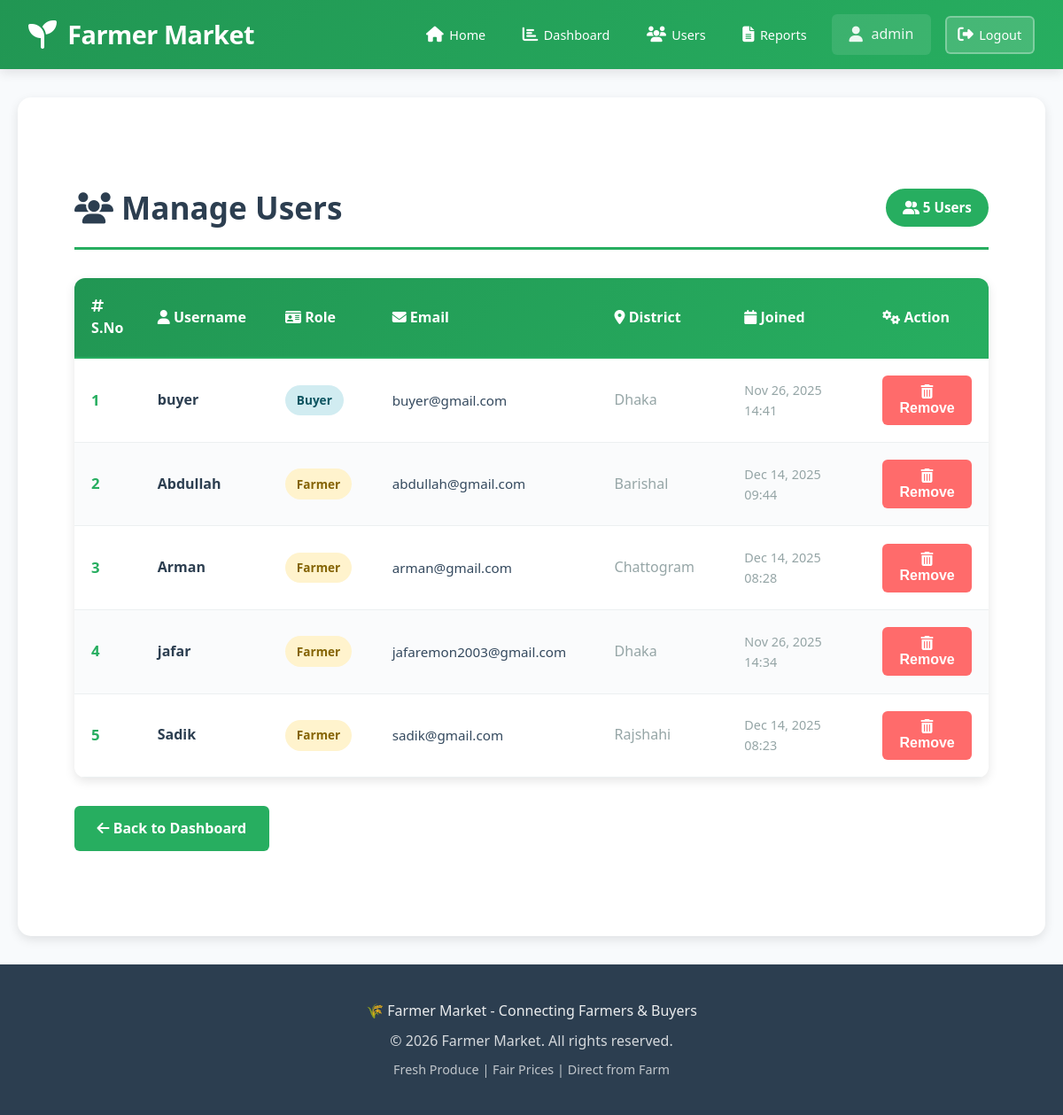
The app's page /pages/admin/users.php (signed in) with its own data.
### tables this page shows
CREATE TABLE users (
  id INT NOT NULL AUTO_INCREMENT,
  username VARCHAR(50) NOT NULL,
  password VARCHAR(255) NOT NULL,
  email VARCHAR(100) NOT NULL,
  role ENUM('buyer','farmer','admin') NOT NULL,
  district VARCHAR(100) DEFAULT NULL,
  profile_info TEXT,
  created_at TIMESTAMP DEFAULT CURRENT_TIMESTAMP,
  PRIMARY KEY (id),
  UNIQUE KEY username (username),
  UNIQUE KEY email (email)
);

### pages/admin/users.php (the view, shortened to what this page needs)
<?php
include "../../includes/config.php";
$sql = "SELECT id, username, email, role, district, created_at
        FROM users
        WHERE role IN ('farmer','buyer')
        ORDER BY role, username";
$users = $conn->query($sql);
include "../../includes/header.php";
?>
<div class="users-container">
    <div class="users-header">
        <h1><i class="fas fa-users"></i> Manage Users</h1>
        <span class="user-count"><i class="fas fa-user-group"></i> <?php echo $users->num_rows; ?> User<?php echo $users->num_rows !== 1 ? 's' : ''; ?></span>
    </div>
    <?php if ($users->num_rows === 0): ?>
        <div class="empty-state">
            <i class="fas fa-user-slash"></i>
            <h3>No farmers or buyers found</h3>
            <p>Currently, there are no active farmers or buyers in the system.</p>
        </div>
    <?php else: ?>
        <div class="users-table-wrapper">
            <table class="users-table">
                <thead>
                    <tr>
                        <th style="width: 5%;"><i class="fas fa-hashtag"></i> S.No</th>
                        <th style="width: 15%;"><i class="fas fa-user"></i> Username</th>
                        <th style="width: 12%;"><i class="fas fa-id-card"></i> Role</th>
                        <th style="width: 25%;"><i class="fas fa-envelope"></i> Email</th>
                        <th style="width: 15%;"><i class="fas fa-map-marker-alt"></i> District</th>
                        <th style="width: 18%;"><i class="fas fa-calendar"></i> Joined</th>
                        <th style="width: 10%;"><i class="fas fa-cogs"></i> Action</th>
                    </tr>
                </thead>
                <tbody>
                    <?php
                    $serial = 1;
                    while ($u = $users->fetch_assoc()):
                    ?>
                        <tr>
                            <td class="serial"><?php echo $serial++; ?></td>
                            <td class="username"><?php echo htmlspecialchars($u['username']); ?></td>
                            <td>
                                <span class="role-badge role-<?php echo $u['role']; ?>">
                                    <?php echo ucfirst($u['role']); ?>
                                </span>
                            </td>
                            <td class="email"><?php echo htmlspecialchars($u['email']); ?></td>
                            <td class="district"><?php echo htmlspecialchars($u['district']); ?></td>
                            <td class="joined"><?php echo date('M d, Y H:i', strtotime($u['created_at'])); ?></td>
                            <td>
                                <form method="POST"
                                      onsubmit="return confirm('⚠️ Are you sure? This will delete the user and all their data!');"
                                      style="display:inline;">
                                    <button type="submit" class="remove-btn">
                                        <i class="fas fa-trash-alt"></i> Remove
                                    </button>
                                </form>
                            </td>
                        </tr>
                    <?php endwhile; ?>
                </tbody>
            </table>
        </div>
    <?php endif; ?>
    <a href="/FARMER_MARKET/pages/admin/dashboard.php" class="back-link">
        <i class="fas fa-arrow-left"></i> Back to Dashboard
    </a>
</div>
<?php include "../../includes/footer.php"; ?>

### assets/css/style.css (style rules this page uses)
:root { --primary-color: #27ae60; --primary-dark: #219653; --primary-light: #6fcf97; --secondary-color: #f39c12; --accent-color: #3498db; --success: #27ae60; --warning: #f39c12; --danger: #e74c3c; --info: #3498db; --dark: #2c3e50; --gray-dark: #34495e; --gray: #95a5a6; --gray-light: #ecf0f1; --white: #ffffff; --shadow-sm: 0 2px 4px rgba(0,0,0,0.08); --shadow-md: 0 4px 12px rgba(0,0,0,0.1); --shadow-lg: 0 8px 24px rgba(0,0,0,0.12); --radius-sm: 6px; --radius-md: 10px; --radius-lg: 15px; --transition: all 0.3s ease; }
* { margin: 0; padding: 0; box-sizing: border-box; }
body { font-family: 'Segoe UI', Tahoma, Geneva, Verdana, sans-serif; line-height: 1.6; color: var(--dark); background: #f8fafc; min-height: 100vh; display: flex; flex-direction: column; }
form { max-width: 600px; margin: 2rem 0; }
button, .btn, input[type="submit"] { display: inline-block; padding: 0.85rem 2rem; background: var(--primary-color); color: var(--white); border: none; border-radius: var(--radius-sm); font-size: 1rem; font-weight: 600; cursor: pointer; transition: var(--transition); text-decoration: none; text-align: center; }

### pages/admin/users.php (style rules this page uses)
.users-container { max-width: 1200px; margin: 2rem auto; padding: 2rem; }
.users-header { display: flex; justify-content: space-between; align-items: center; margin-bottom: 2rem; border-bottom: 3px solid var(--primary-color); padding-bottom: 1rem; }
.users-header h1 { margin: 0; font-size: 2.2rem; color: var(--dark); border: none; }
.user-count { background: var(--primary-color); color: white; padding: 0.6rem 1.2rem; border-radius: 50px; font-weight: 600; font-size: 0.95rem; }
.users-table-wrapper { background: white; border-radius: 12px; overflow: hidden; box-shadow: var(--shadow-md); }
.users-table { width: 100%; border-collapse: collapse; }
.users-table thead { background: linear-gradient(135deg, var(--primary-dark), var(--primary-color)); color: white; }
.users-table th { padding: 1.2rem; text-align: left; font-weight: 600; border-bottom: 2px solid var(--primary-color); }
.users-table td { padding: 1.2rem; border-bottom: 1px solid #ecf0f1; }
.users-table tbody tr { transition: background 0.3s ease; }
.users-table tbody tr:nth-child(even) { background: #fafbfc; }
.serial { font-weight: 700; color: var(--primary-color); font-size: 1.05rem; }
.username { font-weight: 600; color: var(--dark); }
.role-badge { display: inline-block; padding: 0.4rem 0.8rem; border-radius: 20px; font-size: 0.85rem; font-weight: 600; text-align: center; }
.role-farmer { background: #fff3cd; color: #856404; }
.role-buyer { background: #d1ecf1; color: #0c5460; }
.email { color: var(--gray-dark); font-size: 0.95rem; }
.district { color: var(--gray); font-weight: 500; }
.joined { color: var(--gray); font-size: 0.9rem; }
.remove-btn { background: #ff6b6b; color: white; border: none; padding: 0.6rem 1.2rem; border-radius: 6px; cursor: pointer; transition: all 0.3s; font-weight: 600; }
.back-link { display: inline-block; margin-top: 2rem; padding: 0.8rem 1.6rem; background: var(--primary-color); color: white; text-decoration: none; border-radius: 6px; transition: all 0.3s; font-weight: 600; }

### records on screen
users: username "buyer", role "Buyer", email "buyer@gmail.com", district "Dhaka", created_at "Nov 26, 2025 14:41"
users: username "Abdullah", role "Farmer", email "abdullah@gmail.com", district "Barishal", created_at "Dec 14, 2025 09:44"
users: username "Arman", role "Farmer", email "arman@gmail.com", district "Chattogram", created_at "Dec 14, 2025 08:28"
users: username "jafar", role "Farmer", email "jafaremon2003@gmail.com", district "Dhaka", created_at "Nov 26, 2025 14:34"
users: username "Sadik", role "Farmer", email "sadik@gmail.com", district "Rajshahi", created_at "Dec 14, 2025 08:23"

### other values on screen
$_SESSION['username'] "admin"
$users->num_rows "5"
